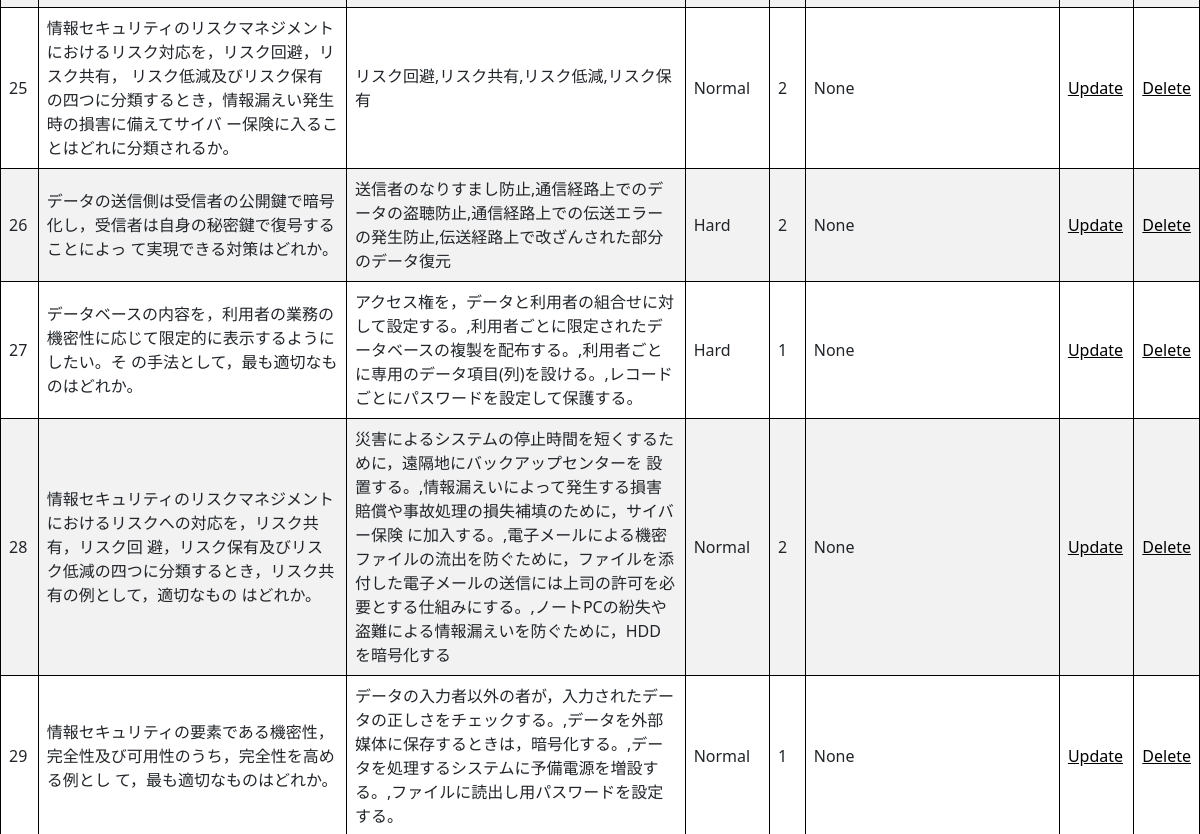
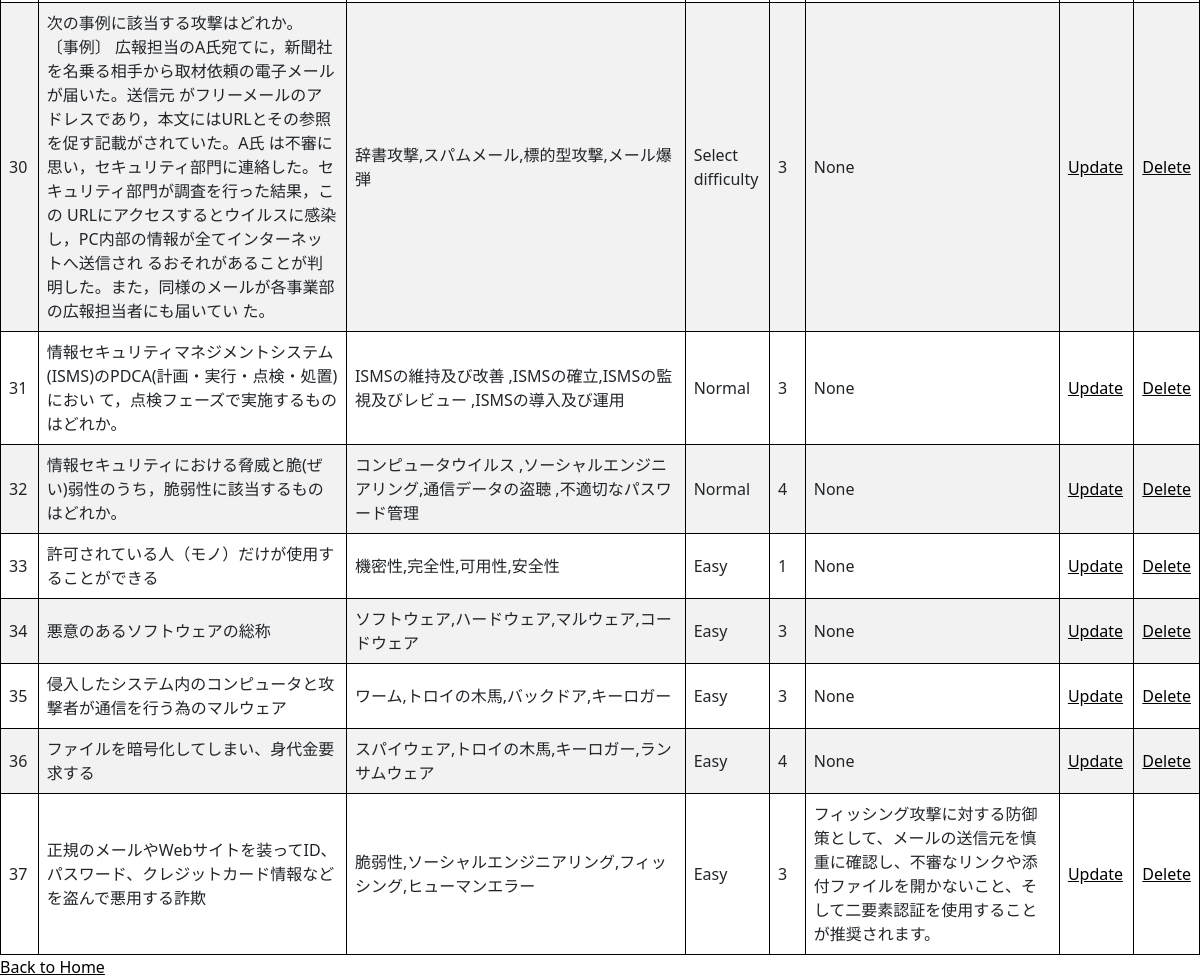
The app's page /questions_manager (lower part), older data (2 pictures, top to bottom).
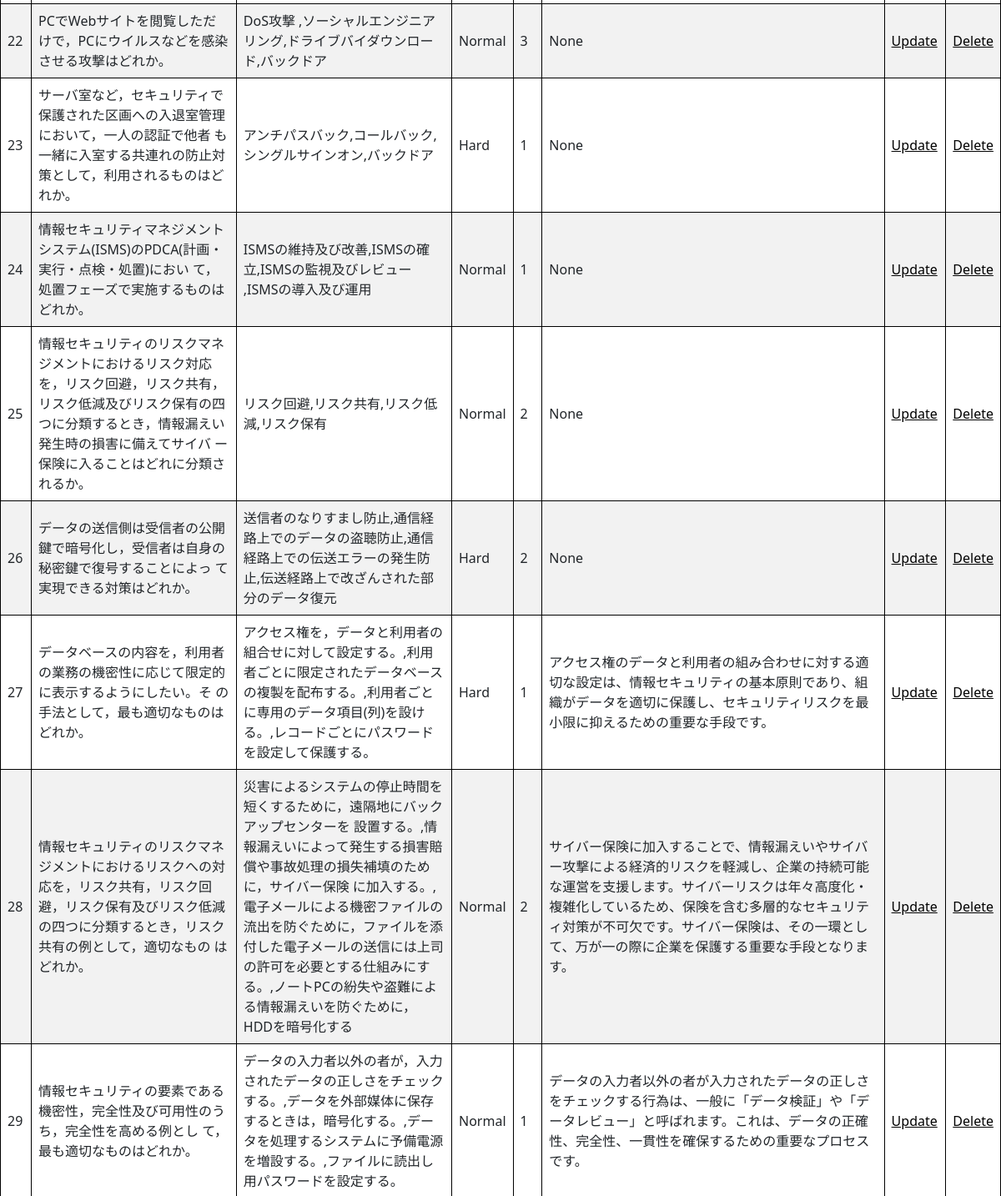
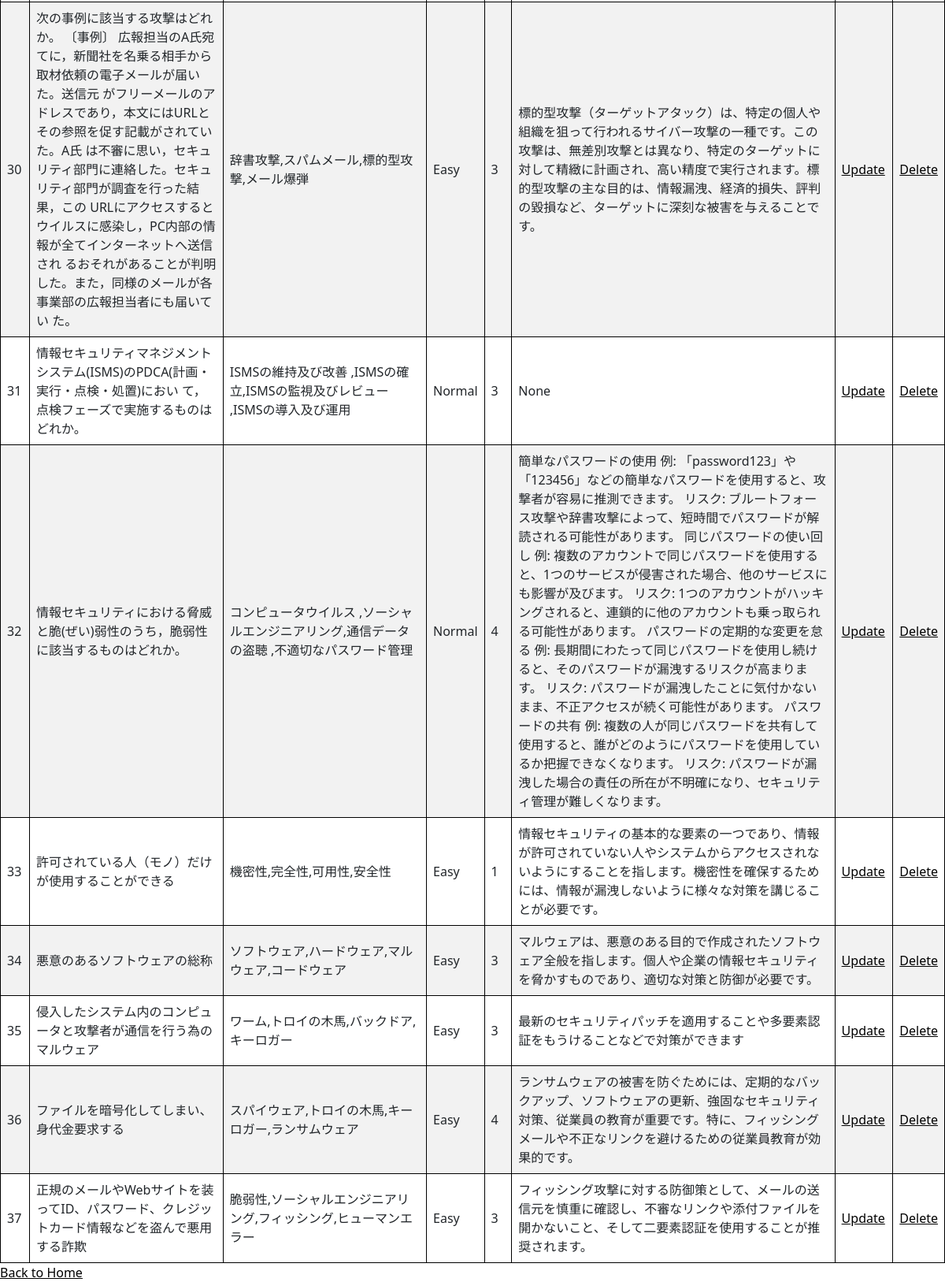
The same page, newer data (2 pictures, top to bottom).
### app.py (models this page shows)
class Question(db.Model):
    id = db.Column(db.Integer, primary_key=True)
    text = db.Column(db.Text, nullable=False)
    choices = db.Column(db.Text, nullable=False)
    difficulty = db.Column(db.String(50), nullable=False)
    correct_choice = db.Column(db.Integer, nullable=False)
    explain = db.Column(db.Text, nullable=True)

### app.py (the view)
@app.route("/questions_manager")
def list_questions_manager():
    questions = Question.query.all()
    return render_template("manager/question_list.html", questions=questions)

### templates/manager/question_list.html (shortened to what this page needs)
{% extends 'base.html' %}
{% block body %}
<table>
    <tbody>
        {% for question in questions %}
        <tr>
            <td>{{ question.id }}</td>
            <td>{{ question.text }}</td>
            <td>{{ question.choices }}</td>
            <td>{{ question.difficulty }}</td>
            <td>{{ question.correct_choice }}</td>
            <td>{{ question.explain }}</td>
            <td><a href="/update/{{ question.id }}" role="button">Update</a> </td>
            <td><a href="/delete/{{ question.id }}" role="button">Delete</a> </td>
        </tr>
        {% endfor %}
    </tbody>
</table>
<a href="/manager">Back to Home</a>
{% endblock %}

### templates/base.html (shortened to what this page needs)
<!DOCTYPE html>
<html lang="ja">
<head>
  <link rel="stylesheet" href="{{ url_for('static', filename='css/bootstrap.min.css') }}" />
  <link rel="stylesheet" href="../static/css/background.css">
  <link rel="stylesheet" href="../static/css/button.css">
</head>
<body>
  {% block body %}{% endblock %}
</body>
</html>

### static/css/background.css (style rules this page uses)
a { color: #000000; }
html,body { height: 100%; }

### templates/manager/question_list.html (style rules this page uses)
table { border-collapse: collapse; width: 100%; }
tr:nth-child(even) { background-color: #f2f2f2; }

Row changes from the older to the newer data that the page shows:
now on this page (row unchanged): Question: id "22", text "PCでWebサイトを閲覧しただけで，PCにウイルスなどを感染させる攻撃はどれか。", choices "DoS攻撃 ,ソーシャルエンジニアリング,ドライブバイダウンロード,バックドア", difficulty "Normal", correct_choice "3", explain "None"
now on this page (row unchanged): Question: id "23", text "サーバ室など，セキュリティで保護された区画への入退室管理において，一人の認証で他者 も一緒に入室する共連れの防止対策として，利用されるものはどれか。", choices "アンチパスバック,コールバック,シングルサインオン,バックドア", difficulty "Hard", correct_choice "1", explain "None"
now on this page (row unchanged): Question: id "24", text "情報セキュリティマネジメントシステム(ISMS)のPDCA(計画・実行・点検・処置)におい て，処置フェーズで実施するものはどれか。", choices "ISMSの維持及び改善,ISMSの確立,ISMSの監視及びレビュー ,ISMSの導入及び運用", difficulty "Normal", correct_choice "1", explain "None"
changed Question "データベースの内容を，利用者の業務の機密性に応じて限定的に表示するようにしたい。そ の手法として，最も適切なものはどれか。": explain "None" → "アクセス権のデータと利用者の組み合わせに対する適切な設定は、情報セキュリティの基本原則であり、組織がデータを適切に保護し、セキュリティリスクを最小限に抑えるための重要な手段です。"
changed Question id 28: explain "None" → "サイバー保険に加入することで、情報漏えいやサイバー攻撃による経済的リスクを軽減し、企業の持続可能な運営を支援します。サイバーリスクは年々高度化・複雑化しているため、保険を含む多層的なセキュリティ対策が不可欠です。サイバー保険は、その一環として、万が一の際に企業を保護する重要な手段となります。"
changed Question "情報セキュリティの要素である機密性，完全性及び可用性のうち，完全性を高める例とし て，最も適切なものはどれか。": explain "None" → "データの入力者以外の者が入力されたデータの正しさをチェックする行為は、一般に「データ検証」や「データレビュー」と呼ばれます。これは、データの正確性、完全性、一貫性を確保するための重要なプロセスです。"
changed Question "辞書攻撃,スパムメール,標的型攻撃,メール爆弾": difficulty "Select difficulty" → "Easy"; explain "None" → "標的型攻撃（ターゲットアタック）は、特定の個人や組織を狙って行われるサイバー攻撃の一種です。この攻撃は、無差別攻撃とは異なり、特定のターゲットに対して精緻に計画され、高い精度で実行されます。標的型攻撃の主な目的は、情報漏洩、経済的損失、評判の毀損など、ターゲットに深刻な被害を与えることです。"
changed Question "情報セキュリティにおける脅威と脆(ぜい)弱性のうち，脆弱性に該当するものはどれか。": explain "None" → "簡単なパスワードの使用 例: 「password123」や「123456」などの簡単なパスワードを使用すると、攻撃者が容易に推測できます。 リスク: ブルートフォース攻撃や辞書攻撃によって、短時間でパスワードが解読される可能性があります。 同じパスワードの使い回し 例: 複数のアカウントで同じパスワードを使用すると、1つのサービスが侵害された場合、他のサービスにも影響が及びます。 リスク: 1つのアカウントがハッキングされると、連鎖的に他のアカウントも乗っ取られる可能性があります。 パスワードの定期的な変更を怠る 例: 長期間にわたって同じパスワードを使用し続けると、そのパスワードが漏洩するリスクが高まります。 リスク: パスワードが漏洩したことに気付かないまま、不正アクセスが続く可能性があります。 パスワードの共有 例: 複数の人が同じパスワードを共有して使用すると、誰がどのようにパスワードを使用しているか把握できなくなります。 リスク: パスワードが漏洩した場合の責任の所在が不明確になり、セキュリティ管理が難しくなります。"
changed Question "許可されている人（モノ）だけが使用することができる": explain "None" → "情報セキュリティの基本的な要素の一つであり、情報が許可されていない人やシステムからアクセスされないようにすることを指します。機密性を確保するためには、情報が漏洩しないように様々な対策を講じることが必要です。"
changed Question "悪意のあるソフトウェアの総称": explain "None" → "マルウェアは、悪意のある目的で作成されたソフトウェア全般を指します。個人や企業の情報セキュリティを脅かすものであり、適切な対策と防御が必要です。"
changed Question "侵入したシステム内のコンピュータと攻撃者が通信を行う為のマルウェア": explain "None" → "最新のセキュリティパッチを適用することや多要素認証をもうけることなどで対策ができます"
changed Question "ファイルを暗号化してしまい、身代金要求する": explain "None" → "ランサムウェアの被害を防ぐためには、定期的なバックアップ、ソフトウェアの更新、強固なセキュリティ対策、従業員の教育が重要です。特に、フィッシングメールや不正なリンクを避けるための従業員教育が効果的です。"
